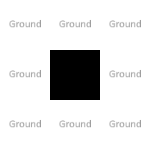

The image is a tile-based game level rendered from a .tmx file. Its description and complete source (layers, tilesets, objects, tile grids) follow:
An orthogonal 3x3 tile map with 50x50 px tiles, 1 tile layer (Ground), 5 hidden layers not drawn, 2 tilesets and 5 objects.

<map version="1.5" tiledversion="1.5.0" orientation="orthogonal" renderorder="left-up" compressionlevel="0" width="3" height="3" tilewidth="50" tileheight="50" infinite="0" nextlayerid="38" nextobjectid="70">
 <properties>
  <property name="AudioEffect" value="guide-playerdamage.mp3" />
  <property name="Chapter" value="walkthrough" />
  <property name="NoAgents" type="bool" value="false" />
  <property name="NoSpawning" type="bool" value="false" />
 </properties>
 <tileset firstgid="1" source="../../_Tiled/Master.tsx" />
 <tileset firstgid="33" source="../../_Tiled/Deco.tsx" />
 <group id="33" name="Underground" visible="0">
  <properties>
   <property name="Underground" type="bool" value="true" />
  </properties>
  <layer id="34" name="Ground" width="3" height="3">
   <data encoding="csv">
4,4,4,
4,4,4,
4,4,4
</data>
  </layer>
  <layer id="37" name="Spikes" width="3" height="3">
   <properties>
    <property name="AutoFill" type="bool" value="true" />
    <property name="Type" value="Spike" />
   </properties>
   <data encoding="csv">
39,39,39,
39,39,39,
39,39,39
</data>
  </layer>
  <layer id="36" name="Walls" width="3" height="3">
   <properties>
    <property name="ConnectToCeiling" type="bool" value="true" />
    <property name="Materials" value="[walls]" />
   </properties>
   <data encoding="csv">
2684354566,3221225477,3221225478,
2684354565,0,1610612741,
6,5,1610612742
</data>
  </layer>
 </group>
 <group id="5" name="Floor 0">
  <properties>
   <property name="Height" type="float" value="2.5" />
  </properties>
  <layer id="1" name="Ground" width="3" height="3">
   <properties>
    <property name="Materials" value="[ground]" />
    <property name="Walkable" type="bool" value="true" />
   </properties>
   <data encoding="csv">
4,4,4,
4,0,4,
4,4,4
</data>
  </layer>
  <objectgroup id="30" name="Ground" visible="0">
   <object id="65" gid="4" x="50" y="100" width="50" height="50">
    <properties>
     <property name="Virtual" type="bool" value="true" />
    </properties>
   </object>
  </objectgroup>
  <layer id="28" name="Ceiling" width="3" height="3" visible="0">
   <properties>
    <property name="AtCeiling" type="bool" value="true" />
    <property name="Materials" value="[ceiling]" />
   </properties>
   <data encoding="csv">
3,3,3,
3,3,3,
3,3,3
</data>
  </layer>
  <layer id="3" name="Walls" width="3" height="3" visible="0">
   <properties>
    <property name="ConnectToCeiling" type="bool" value="true" />
    <property name="Materials" value="[walls]" />
   </properties>
   <data encoding="csv">
2684354566,3221225477,3221225478,
2684354565,0,1610612741,
6,5,1610612742
</data>
  </layer>
  <objectgroup id="32" name="InnerWalls">
   <properties>
    <property name="ConnectToCeiling" type="bool" value="true" />
    <property name="Materials" value="[walls]" />
   </properties>
   <object id="66" gid="5" x="50" y="50" width="50" height="50" rotation="180">
    <properties>
     <property name="Anchor" value="0,1" />
    </properties>
   </object>
   <object id="67" gid="5" x="0" y="100" width="50" height="50">
    <properties>
     <property name="Anchor" value="0,-1" />
    </properties>
   </object>
   <object id="68" gid="5" x="50" y="100" width="50" height="50">
    <properties>
     <property name="Anchor" value="0,-1" />
    </properties>
   </object>
  </objectgroup>
  <objectgroup id="4" name="Transitions">
   <object id="69" gid="8" x="50" y="100" width="50" height="50" rotation="180">
    <properties>
     <property name="TargetZone" value="Crouching" />
    </properties>
   </object>
  </objectgroup>
  <objectgroup id="27" name="Objects" />
 </group>
</map>
